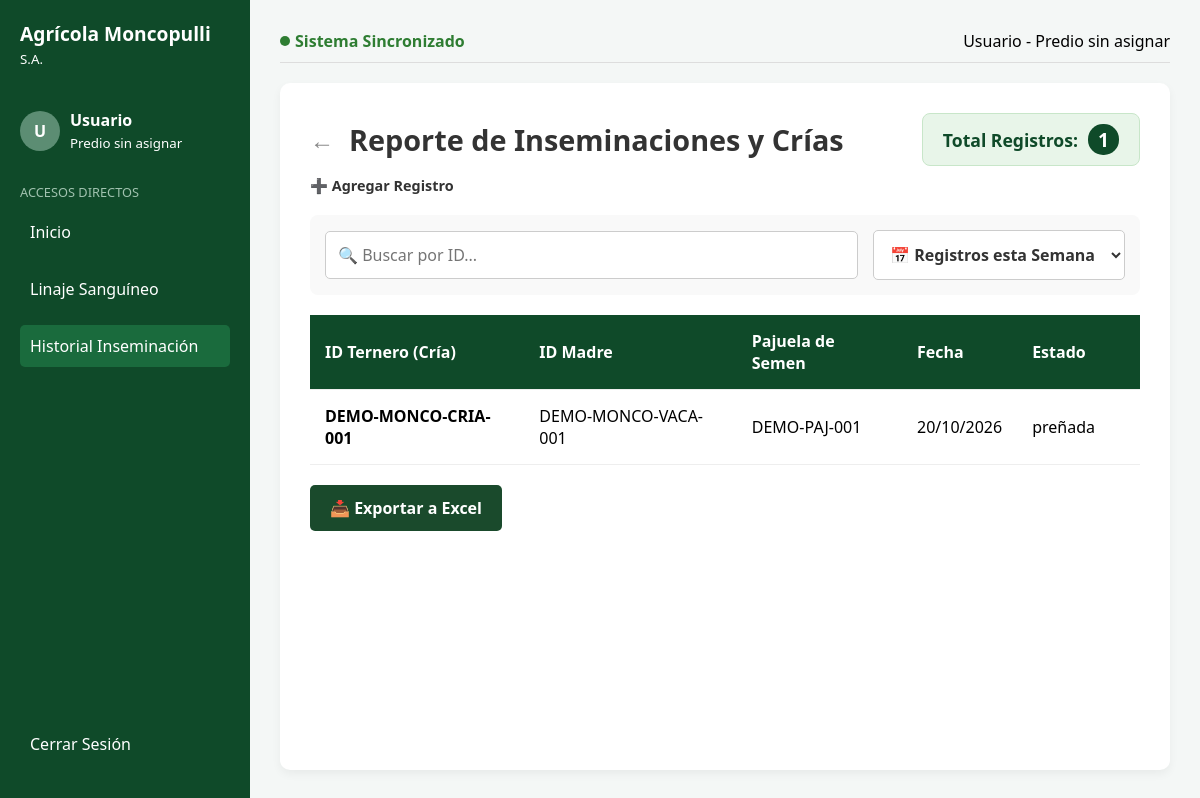
The page /historial/ on the database its author committed.
### gestor_biologica_monco/models.py (models this page shows, shortened)
class Parto(models.Model):
    id_parto = models.AutoField(primary_key=True)
    diagnostico = models.ForeignKey(DiagnosticoGestacion, on_delete=models.RESTRICT, db_column='id_diagnostico')
    cria = models.ForeignKey(Bovino, on_delete=models.SET_NULL, null=True, blank=True, db_column='id_cria', related_name='parto_cria')
    fecha_parto = models.DateField()
    tipo_parto = models.CharField(max_length=30)
    observaciones = models.TextField()

class Bovino(models.Model):
    id_bovino = models.AutoField(primary_key=True)
    codigo_rfid = models.CharField(max_length=50, unique=True)
    sexo = models.CharField(max_length=10)
    fecha_nacimiento = models.DateField()
    raza = models.ForeignKey(Raza, on_delete=models.RESTRICT, db_column='id_raza')
    madre = models.ForeignKey(Madre, on_delete=models.SET_NULL, null=True, blank=True, db_column='id_madre')
    pajuela_semen = models.ForeignKey('PajuelaSemen', on_delete=models.SET_NULL, null=True, blank=True, db_column='pajuela_semen')
    estado_actual = models.CharField(max_length=20)

class DiagnosticoGestacion(models.Model):
    RESULTADO_CHOICES = [
        ('preñada', 'Preñada'),
        ('vacia', 'Vacía'),
    ]
    id_diagnostico = models.AutoField(primary_key=True)
    inseminacion = models.ForeignKey(Inseminacion, on_delete=models.CASCADE, db_column='id_inseminacion')
    resultado = models.CharField(max_length=15, choices=RESULTADO_CHOICES)
    semanas = models.IntegerField()
    fecha_diagnostico = models.DateField()

class Inseminacion(models.Model):
    id_inseminacion = models.AutoField(primary_key=True)
    vaca = models.ForeignKey(Bovino, on_delete=models.CASCADE, db_column='id_vaca')
    pajuela = models.ForeignKey(PajuelaSemen, on_delete=models.RESTRICT, db_column='id_pajuela')
    fecha_servicio = models.DateTimeField()

class PajuelaSemen(models.Model):
    id_pajuela = models.AutoField(primary_key=True)
    toro = models.ForeignKey(Bovino, on_delete=models.RESTRICT, db_column='id_toro', related_name='pajuelas')
    lote_pajuela = models.CharField(max_length=30)
    fecha_extraccion = models.DateField()
    stock = models.IntegerField()

### gestor_biologica_monco/views.py (the view)
# urls.py: path("historial/", views.historial, name="historial"),
def historial(request):
    partos = Parto.objects.select_related(
        "cria",
        "diagnostico__inseminacion__vaca",
        "diagnostico__inseminacion__pajuela",
    ).order_by("-fecha_parto")
    return render(request, "gestor_biologica_monco/historial.html", {"partos": partos})

### gestor_biologica_monco/templates/gestor_biologica_monco/historial.html (shortened to what this page needs)
<!DOCTYPE html>
<html lang="es">
<head>
</head>
<body>
    <aside class="sidebar">
        <div class="sidebar-header"><h2>Agrícola Moncopulli</h2><small>S.A.</small></div>
        <div class="user-info"><div class="avatar">U</div><div><p><strong>Usuario</strong></p><small>Predio sin asignar</small></div></div>
        <p style="font-size:.8rem;margin-bottom:10px;color:#a1c2af">ACCESOS DIRECTOS</p>
        <ul class="menu-links">
            <li><a href="{% url 'gestor_biologica_monco:inicio' %}">Inicio</a></li>
            <li><a href="{% url 'gestor_biologica_monco:linaje' %}">Linaje Sanguíneo</a></li>
            <li><a class="active" href="{% url 'gestor_biologica_monco:historial' %}">Historial Inseminación</a></li>
        </ul>
        <div class="logout"><ul class="menu-links"><li><a href="{% url 'gestor_biologica_monco:login' %}">Cerrar Sesión</a></li></ul></div>
    </aside>
    <main class="main-content">
        <header class="header-top"><div class="status">Sistema Sincronizado</div><div>Usuario - Predio sin asignar</div></header>
        <section class="content-card">
            <div class="page-title">
                <div class="title-left"><a href="{% url 'gestor_biologica_monco:inicio' %}" class="back-icon" aria-label="Volver al inicio">←</a><h1>Reporte de Inseminaciones y Crías</h1></div>
                <div class="summary-badge">Total Registros: <span id="contador-registros">{{ partos|length }}</span></div>
            </div>
            <button type="button" class="btn-add">➕ Agregar Registro</button>
            <div class="toolbar">
                <input type="search" class="search-input" placeholder="🔍 Buscar por ID..." aria-label="Buscar por ID">
                <select class="filter-select" id="filtro-tiempo" aria-label="Filtrar por periodo">
                    <option value="semana" selected>📅 Registros esta Semana</option>
                </select>
            </div>
            <div class="table-container">
                <table id="tabla-inseminaciones">
                    <thead><tr><th>ID Ternero (Cría)</th><th>ID Madre</th><th>Pajuela de Semen</th><th>Fecha</th><th>Estado</th><th></th></tr></thead>
                    <tbody>
                        {% for parto in partos %}
                            <tr>
                                <td><strong>{{ parto.cria.codigo_rfid|default:"—" }}</strong></td>
                                <td>{{ parto.diagnostico.inseminacion.vaca.codigo_rfid }}</td>
                                <td>{{ parto.diagnostico.inseminacion.pajuela.lote_pajuela }}</td>
                                <td>{{ parto.fecha_parto|date:"d/m/Y" }}</td>
                                <td>{{ parto.diagnostico.resultado|default:"—" }}</td>
                                <td></td>
                            </tr>
                        {% empty %}
                            <tr><td class="empty-row" colspan="6">Todavía no hay registros de inseminaciones o crías.</td></tr>
                        {% endfor %}
                    </tbody>
                </table>
            </div>
            <button type="button" class="btn-export">📥 Exportar a Excel</button>
        </section>
    </main>
</body>
</html>

### gestor_biologica_monco/templates/gestor_biologica_monco/historial.html (style rules this page uses)
* { margin: 0; padding: 0; box-sizing: border-box; font-family: "Segoe UI", Tahoma, Geneva, Verdana, sans-serif; }
body { display: flex; min-height: 100vh; background: #f4f7f6; }
.sidebar { width: 250px; flex-shrink: 0; display: flex; flex-direction: column; padding: 20px; color: white; background: #0f4a29; }
.sidebar-header { margin-bottom: 40px; }
.sidebar-header h2 { font-size: 1.2rem; }
.user-info { display: flex; align-items: center; gap: 10px; margin-bottom: 30px; }
.avatar { display: flex; width: 40px; height: 40px; align-items: center; justify-content: center; border-radius: 50%; background: #5c8d73; font-weight: bold; }
.menu-links { flex-grow: 1; list-style: none; }
.menu-links li { margin-bottom: 15px; }
.menu-links a { display: block; padding: 10px; border-radius: 5px; color: white; text-decoration: none; }
.menu-links a:hover, .menu-links a.active { background: #1a6b3d; }
.logout { margin-top: auto; }
.main-content { display: flex; flex: 1; min-width: 0; flex-direction: column; padding: 30px; overflow-y: auto; }
.header-top { display: flex; justify-content: space-between; align-items: center; margin-bottom: 20px; padding-bottom: 10px; border-bottom: 1px solid #ddd; }
.status { display: flex; align-items: center; gap: 5px; color: #2e7d32; font-weight: bold; }
.status::before { width: 10px; height: 10px; border-radius: 50%; background: #2e7d32; content: ""; }
.content-card { display: flex; flex: 1; flex-direction: column; padding: 30px; border-radius: 10px; background: white; box-shadow: 0 4px 10px rgb(0 0 0 / 5%); }
.page-title { display: flex; justify-content: space-between; align-items: center; margin-bottom: 10px; }
.title-left { display: flex; align-items: center; gap: 15px; }
.title-left h1 { color: #333; font-size: 1.8rem; }
.back-icon { color: #888; font-size: 1.5rem; text-decoration: none; }
.summary-badge { display: flex; align-items: center; gap: 10px; padding: 10px 20px; border: 1px solid #c8e6c9; border-radius: 8px; color: #0f4a29; background: #e8f5e9; font-size: 1.1rem; font-weight: bold; }
.summary-badge span { padding: 2px 10px; border-radius: 15px; color: white; background: #0f4a29; font-size: 1.2rem; }
.btn-add { width: fit-content; margin-bottom: 20px; border: 0; color: #333; background: none; font-size: .9rem; font-weight: bold; cursor: pointer; }
.toolbar { display: flex; align-items: center; gap: 15px; margin-bottom: 20px; padding: 15px; border-radius: 8px; background: #f9f9f9; }
.toolbar input, .toolbar select { min-width: 0; padding: 12px; border: 1px solid #ccc; border-radius: 5px; background: white; font-size: 1rem; }
.search-input { flex-grow: 1; }
.filter-select { color: #333; font-weight: bold; cursor: pointer; }
.table-container { width: 100%; margin-bottom: 20px; overflow-x: auto; }
table { width: 100%; border-collapse: collapse; }
th, td { padding: 15px; border-bottom: 1px solid #eee; text-align: left; }
th { color: white; background: #0f4a29; font-weight: bold; }
.btn-export { width: max-content; padding: 12px 20px; border: 0; border-radius: 5px; color: white; background: #1a4a2c; font-size: 1rem; font-weight: bold; cursor: pointer; }

### rows shown on the page
Parto: cria.codigo_rfid "DEMO-MONCO-CRIA-001", diagnostico.inseminacion.vaca.codigo_rfid "DEMO-MONCO-VACA-001", diagnostico.inseminacion.pajuela.lote_pajuela "DEMO-PAJ-001", fecha_parto "20/10/2026", diagnostico.resultado "preñada"

### other values the page prints
{{ partos|length }} "1"
